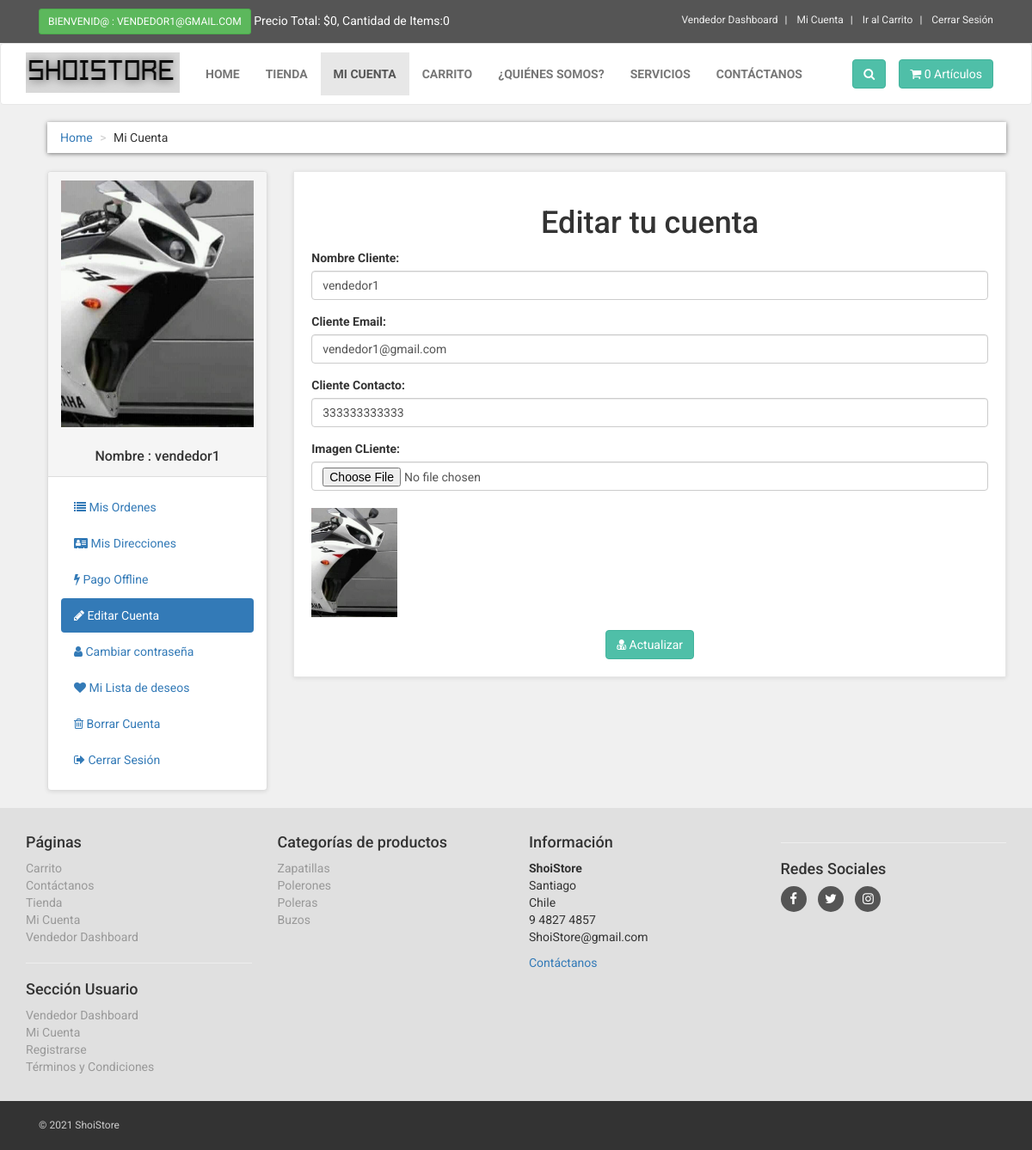
/customer/my_account.php?edit_account (signed in), run on the app's committed database.
### tables this page shows
CREATE TABLE `customers` (
  `customer_id` int(10) NOT NULL,
  `customer_name` varchar(255) NOT NULL,
  `customer_email` varchar(255) NOT NULL,
  `customer_pass` varchar(255) NOT NULL,
  `customer_username` text NOT NULL,
  `customer_contact` varchar(255) NOT NULL,
  `customer_image` text NOT NULL,
  `customer_ip` varchar(255) NOT NULL,
  `customer_confirm_code` text NOT NULL,
  `customer_role` text NOT NULL
);

CREATE TABLE `product_categories` (
  `p_cat_id` int(10) NOT NULL,
  `p_cat_title` text NOT NULL,
  `p_cat_top` text NOT NULL,
  `p_cat_image` text NOT NULL
);

### customer/edit_account.php (the view, shortened to what this page needs)
<?php
$customer_session = $_SESSION['customer_email'];
$get_customer = "select * from customers where customer_email='$customer_session'";
$run_customer = mysqli_query($con,$get_customer);
$row_customer = mysqli_fetch_array($run_customer);
$customer_name = $row_customer['customer_name'];
$customer_email = $row_customer['customer_email'];
$customer_contact = $row_customer['customer_contact'];
$customer_image = $row_customer['customer_image'];
?>
<h1 align="center" > Editar tu cuenta </h1>
<form action="" method="post" enctype="multipart/form-data" >
<div class="form-group" >
<label> Nombre Cliente: </label>
<input type="text" name="c_name" class="form-control" required value="<?php echo $customer_name; ?>">
</div>
<div class="form-group" >
<label> Cliente Email: </label>
<input type="email" name="c_email" class="form-control" required value="<?php echo $customer_email; ?>">
</div>
<div class="form-group" >
<label> Cliente Contacto: </label>
<input type="text" name="c_contact" class="form-control" required value="<?php echo $customer_contact; ?>">
</div>
<div class="form-group" >
<label> Imagen CLiente: </label>
<input type="file" name="c_image" class="form-control"> <br>
<img src="customer_images/<?php echo $customer_image; ?>" width="100" height="100" class="img-responsive" >
</div>
<div class="text-center" >
<button name="update" class="btn btn-primary" >
<i class="fa fa-user-md" ></i> Actualizar
</button>
</div>
</form>

### customer/includes/sidebar.php
<div class="panel panel-default sidebar-menu">
<div class="panel-heading">
<?php
$customer_session = $_SESSION['customer_email'];
$get_customer = "select * from customers where customer_email='$customer_session'";
$run_customer = mysqli_query($con,$get_customer);
$row_customer = mysqli_fetch_array($run_customer);
$customer_image = $row_customer['customer_image'];
$customer_name = $row_customer['customer_name'];
if(!isset($_SESSION['customer_email'])){
}
else {
echo "
<center>
<img src='customer_images/$customer_image' class='img-responsive'>
</center>
<br>
<h3 align='center' class='panel-title'> Nombre : $customer_name </h3>
";
}
?>
</div>
<div class="panel-body">
<ul class="nav nav-pills nav-stacked">
<li class="<?php if(preg_match("/order/", $_SERVER["QUERY_STRING"])){ echo "active"; } ?>">
<a href="my_account.php?my_orders"> <i class="fa fa-list"> </i> Mis Ordenes </a>
</li>
<li class="<?php if(isset($_GET['my_addresses'])){ echo "active"; } ?>">
<a href="my_account.php?my_addresses"> <i class="fa fa-address-card"> </i> Mis Direcciones </a>
</li>
<li class="<?php if(isset($_GET['pay_offline'])){ echo "active"; } ?>">
<a href="my_account.php?pay_offline"> <i class="fa fa-bolt"></i> Pago Offline </a>
</li>
<li class="<?php if(isset($_GET['edit_account'])){ echo "active"; } ?>">
<a href="my_account.php?edit_account"> <i class="fa fa-pencil"></i> Editar Cuenta </a>
</li>
<li class="<?php if(isset($_GET['change_pass'])){ echo "active"; } ?>">
<a href="my_account.php?change_pass"> <i class="fa fa-user"></i> Cambiar contraseña </a>
</li>
<li class="<?php if(isset($_GET['my_wishlist'])){ echo "active"; } ?>">
<a href="my_account.php?my_wishlist"> <i class="fa fa-heart"></i> Mi Lista de deseos </a>
</li>
<li class="<?php if(isset($_GET['delete_account'])){ echo "active"; } ?>">
<a href="my_account.php?delete_account"> <i class="fa fa-trash-o"></i> Borrar Cuenta </a>
</li>
<li>
<a href="logout.php"> <i class="fa fa-sign-out"></i> Cerrar Sesión </a>
</li>
</ul>
</div>
</div>

### customer/includes/footer.php (shortened to what this page needs)
<div id="footer">
<div class="container">
<div class="row" >
<div class="col-md-3 col-sm-6" >
<h4>Páginas</h4>
<ul>
<li><a href="../cart.php">Carrito</a></li>
<li><a href="../contact.php">Contáctanos</a></li>
<li><a href="../shop.php">Tienda</a></li>
<li>
<?php
if(!isset($_SESSION['customer_email'])){
echo "<a href='../checkout.php' >Mi Cuenta</a>";
}
else{
echo "<a href='my_account.php?my_orders'>Mi Cuenta</a>";
}
?>
</li>
<?php
if(isset($_SESSION['customer_email'])){
$customer_email = $_SESSION['customer_email'];
$select_customer = "select * from customers where customer_email='$customer_email'";
$run_customer = mysqli_query($con,$select_customer);
$row_customer = mysqli_fetch_array($run_customer);
$customer_role = $row_customer['customer_role'];
if($customer_role == "vendor"){
?>
<li>
<a href="../vendor_dashboard/index.php"> Vendedor Dashboard </a>
</li>
<?php } } ?>
</ul>
<hr>
<h4>Sección Usuario</h4>
<ul>
<?php
if(isset($_SESSION['customer_email'])){
$customer_email = $_SESSION['customer_email'];
$select_customer = "select * from customers where customer_email='$customer_email'";
$run_customer = mysqli_query($con,$select_customer);
$row_customer = mysqli_fetch_array($run_customer);
$customer_role = $row_customer['customer_role'];
if($customer_role == "vendor"){
?>
<li>
<a href="../vendor_dashboard/index.php"> Vendedor Dashboard </a>
</li>
<?php } } ?>
<li>
<?php
if(!isset($_SESSION['customer_email'])){
echo "<a href='../checkout.php' >Acceder</a>";
}
else{
echo "<a href='my_account.php?my_orders'>Mi Cuenta</a>";
}
?>
</li>
<li><a href="../customer_register.php">Registrarse</a></li>
<li><a href="../terms.php"> Términos y Condiciones </a></li>
</ul>
</div>
<div class="col-md-3 col-sm-6">
<h4> Categorías de productos </h4>
<ul>
<?php
$get_p_cats = "select * from product_categories";
$run_p_cats = mysqli_query($con,$get_p_cats);
while($row_p_cats = mysqli_fetch_array($run_p_cats)){
$p_cat_id = $row_p_cats['p_cat_id'];
$p_cat_title = $row_p_cats['p_cat_title'];
echo "<li> <a href='shop.php?p_cat=$p_cat_id'> $p_cat_title </a> </li>";
}
?>
</ul>
</div>
<div class="col-md-3 col-sm-6">
<h4>Información</h4>
<p>
<strong>ShoiStore</strong>
<br>Santiago
<br>Chile
<br>9 4827 4857
<br>ShoiStore@gmail.com
<br>
</p>
<a href="../contact.php">Contáctanos</a>
</div>
<div class="col-md-3 col-sm-6">
<hr>
<h4> Redes Sociales </h4>
<p class="social">
<a href="#"><i class="fa fa-facebook"></i></a>
<a href="#"><i class="fa fa-twitter"></i></a>
<a href="#"><i class="fa fa-instagram"></i></a>
</p>
</div>
</div>
</div>
</div>
<div id="copyright">
<div class="container" >
<div class="col-md-6" >
<p class="pull-left"> &copy; 2021 ShoiStore </p>
</div>
<div class="col-md-6" >
</div>
</div>
</div>

### customer/styles/style.css (style rules this page uses)
body { font-family: "Roboto", Helvetica, Arial, sans-serif; font-size: 14px; line-height: 1.42857143; color: #333333; background-color: #f0f0f0; overflow-x: hidden; }
.btn-primary { color:rgb(255, 255, 255); background-color:rgb(79, 191, 168); border-color:rgb(65, 179, 156); }
#content .panel.sidebar-menu { box-sizing: border-box; box-shadow: 0 1px 5px rgba(0, 0, 0, 0.1); }
#content .panel.sidebar-menu h3 { padding: 5px 0; margin: 0; }
#footer { background: #e0e0e0; padding: 20px 0; }
#footer ul { padding-left: 0; list-style: none; }
#footer ul a { color:#999999; }
#footer .social { text-align: left; }
#footer .social a { margin: 0 10px 0 0; color: #fff; display: inline-block; width: 30px; height: 30px; border-radius: 15px; line-height: 30px; font-size: 15px; text-align: center; transition: all 0.2s ease-out; vertical-align: bottom; background-color:#555555; }
#copyright { background:#333; color:#ccc; padding:20px 0; font-size:12px; }
#copyright p { margin: 0; }

### data on the page
customers: customer_image (picture), customer_name "vendedor1", c_name "vendedor1", c_email "vendedor1@gmail.com", c_contact "333333333333"
product_categories: p_cat_title "Zapatillas"
product_categories: p_cat_title "Polerones"
product_categories: p_cat_title "Poleras"
product_categories: p_cat_title "Buzos"

### other printed values
$_SESSION['customer_email'] "VENDEDOR1@GMAIL.COM"
$total "0"
$count_items "0 0"
